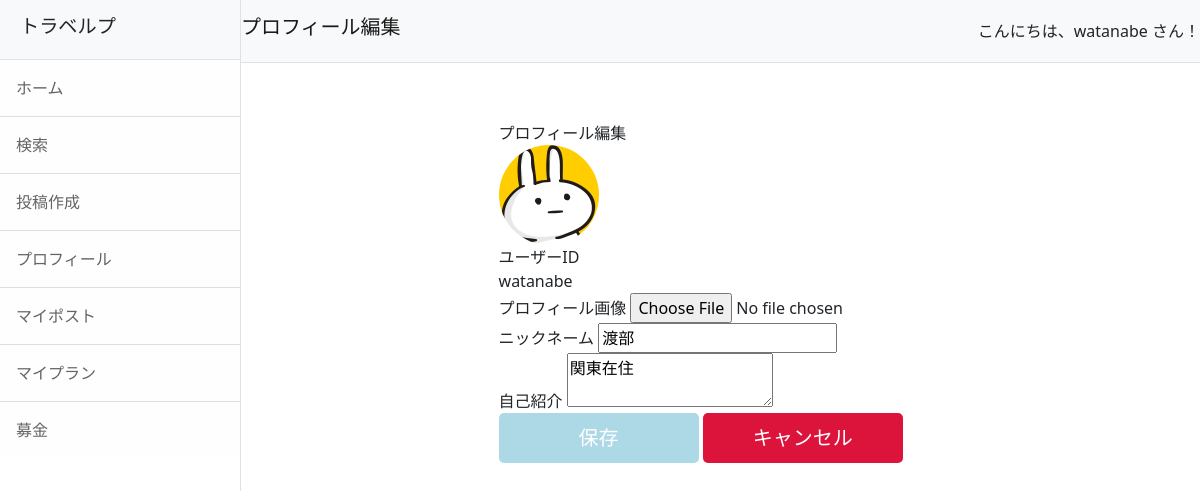
/profile/edit/3/ (signed in), run on the app's committed database.
### accounts/models.py (models this page shows, shortened)
class CustomUser(AbstractUser):
    pass
    nickname = models.CharField(max_length=150, blank=True, null=True)
    profile_image = models.ImageField(upload_to='profile_images/', null=True, blank=True)
    profile_description = models.TextField(null=True, blank=True)

### travelp/views.py (the view, shortened to what this page needs)
# urls.py: path('profile/edit/<int:pk>/', views.EditProfileView.as_view(), name='edit_profile'),
class EditProfileView(UpdateView):
    model = CustomUser  # 編集するモデルを指定
    form_class = ProfileEditForm  # 使用するフォームクラスを指定
    template_name = 'edit_profile.html'  # 使用するテンプレートを指定
    success_url = reverse_lazy('travelp:myprofile')  # 編集が成功した後にリダイレクトするURL
    def get_object(self, queryset=None):
        return self.request.user

### travelp/forms.py
class ProfileEditForm(forms.ModelForm):
    class Meta:
        model = CustomUser
        fields = ['nickname', 'profile_image', 'profile_description']
        widgets = {
            'profile_description': forms.Textarea(attrs={'rows': 3, 'cols': 40}),
        }

### travelp/templates/edit_profile.html (shortened to what this page needs)
{% extends 'base.html' %}
{% block header %}プロフィール編集{% endblock %}
{% block content %}
<section class="container my-5">
    <div class="profile-container">
        <div class="profile-header">プロフィール編集</div>
        <div class="profile-info">
            <div class="icon">
                {% if form.instance.profile_image %}
                    <img id="profile-image" src="{{ form.instance.profile_image.url }}" alt="プロフィール画像" width="100">
                {% else %}
                    <img id="profile-image" src="https://via.placeholder.com/100" alt="プロフィール画像" width="100">
                {% endif %}
            </div>
            <div class="details">
                <div>
                    <div class="label">ユーザーID</div>
                    <div class="content no-underline">{{ request.user.username }}</div>
                </div>
            </div>
        </div>
        <div class="edit-form">
            <form method="POST" enctype="multipart/form-data">
                <div class="form-group">
                    <label for="profile_image">プロフィール画像</label>
                    <input type="file" name="profile_image" id="profile-image-input" accept="image/*" onchange="previewImage(event)">
                </div>
                <div class="form-group">
                    <label for="nickname">ニックネーム</label>
                    <input type="text" name="nickname" id="nickname" value="{{ form.instance.nickname|default:request.user.username }}" placeholder="新しいニックネーム">
                </div>
                <div class="form-group">
                    <label for="profile_description">自己紹介</label>
                    <textarea name="profile_description" id="profile_description" placeholder="自己紹介文を入力">{{ form.instance.profile_description|default:"自己紹介文は設定されていません。" }}</textarea>
                </div>
                <div class="button-container">
                    <button type="submit" class="button">保存</button>
                    <button type="button" class="button1" onclick="cancelEdit()">キャンセル</button>
                </div>
            </form>
        </div>
    </div>
</section>
{% endblock %}

### travelp/templates/base.html (shortened to what this page needs)
{% load static %}
<!DOCTYPE html>
<html lang="ja">
    <head>
        <link href="{% static 'css/styles.css' %}" rel="stylesheet" />
        <link rel="stylesheet" href="https://unpkg.com/leaflet@1.7.1/dist/leaflet.css" />
    </head>
    <body class="{% if request.user.is_staff %} dark-mode {% endif %}">
        <div class="d-flex" id="wrapper">
            <div class="border-end bg-white" id="sidebar-wrapper">
                <div class="sidebar-heading border-bottom bg-light">
                    <h1 class="navbar-brand">トラベルプ</h1>
                </div>
                <div class="list-group list-group-flush">
                    <a class="list-group-item list-group-item-action list-group-item-light p-3" href="{% url 'travelp:index' %}">ホーム</a>
                    <a class="list-group-item list-group-item-action list-group-item-light p-3" href="{% url 'travelp:search' %}">検索</a>
                    <a class="list-group-item list-group-item-action list-group-item-light p-3" href="{% url 'travelp:post' %}">投稿作成</a>
                    {% if request.user.is_authenticated %}
                        <a class="list-group-item list-group-item-action list-group-item-light p-3" href="{% url 'travelp:myprofile' %}">プロフィール</a>
                        <a class="list-group-item list-group-item-action list-group-item-light p-3" href="{% url 'travelp:mypost' %}">マイポスト</a>
                        <a class="list-group-item list-group-item-action list-group-item-light p-3" href="{% url 'travelp:myplan' %}">マイプラン</a>
                        <a class="list-group-item list-group-item-action list-group-item-light p-3" href="{% url 'travelp:fundraising_list' %}">募金</a>
                    {% endif %}
                </div>
            </div>
            <div id="page-content-wrapper">
                <nav class="navbar navbar-expand-lg navbar-light bg-light border-bottom d-flex justify-content-between">
                    <h1 class="navbar-brand">{% block header %}ホーム{% endblock %}</h1>
                    {% if request.user.is_authenticated %}
                        <div class="text-end">
                            こんにちは、{{ request.user.username }} さん！
                        </div>
                    {% endif %}
                </nav>
                <div class="container-fluid">
                    {% block content %}{% endblock %}
                </div>
            </div>
        </div>
    </body>
</html>

### data on the page
CustomUser: user.username "watanabe", instance.profile_image (picture), nickname "渡部", profile_description "関東在住"
